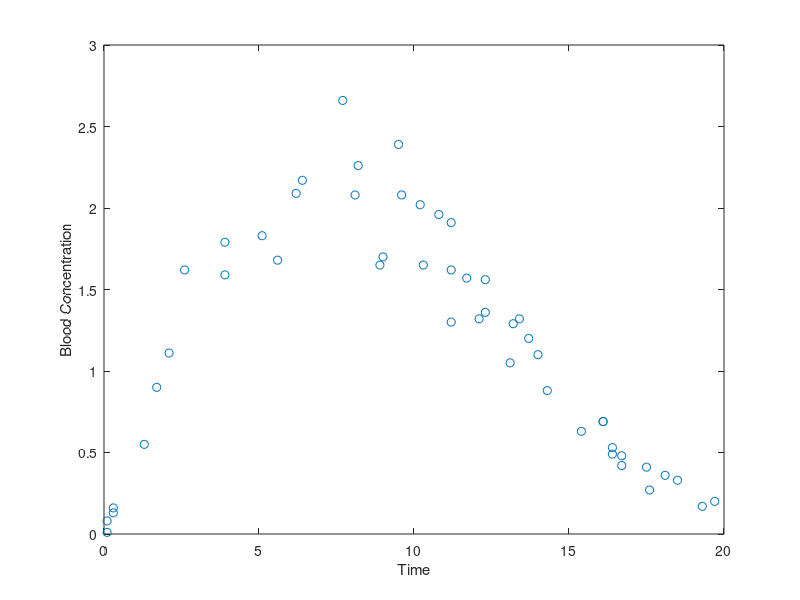

Here is the MATLAB script that generated this plot: (Note: this script raises an error after producing the figure.)
time = [ 0.1   0.1   0.3   0.3   1.3   1.7   2.1   2.6   3.9   3.9 ...
         5.1   5.6   6.2   6.4   7.7   8.1   8.2   8.9   9.0   9.5 ...
         9.6  10.2  10.3  10.8  11.2  11.2  11.2  11.7  12.1  12.3 ...
        12.3  13.1  13.2  13.4  13.7  14.0  14.3  15.4  16.1  16.1 ...
        16.4  16.4  16.7  16.7  17.5  17.6  18.1  18.5  19.3  19.7]';
conc = [0.01  0.08  0.13  0.16  0.55  0.90  1.11  1.62  1.79  1.59 ...
        1.83  1.68  2.09  2.17  2.66  2.08  2.26  1.65  1.70  2.39 ...
        2.08  2.02  1.65  1.96  1.91  1.30  1.62  1.57  1.32  1.56 ...
        1.36  1.05  1.29  1.32  1.20  1.10  0.88  0.63  0.69  0.69 ...
        0.49  0.53  0.42  0.48  0.41  0.27  0.36  0.33  0.17  0.20]';
    
    plot(time,conc,'o');
xlabel('Time');
ylabel('Blood Concentration');

modelFun =  @(p,x) p(3) .* (x./p(1)).^(p(2)-1) .* exp(-(x./p(1)).^p(2));
startingVals = [10 2 5];
nlModel = fitnlm(time,conc,modelFun,startingVals);

xgrid = linspace(0,20,100)';
line(xgrid,predict(nlModel,xgrid),'Color','r');